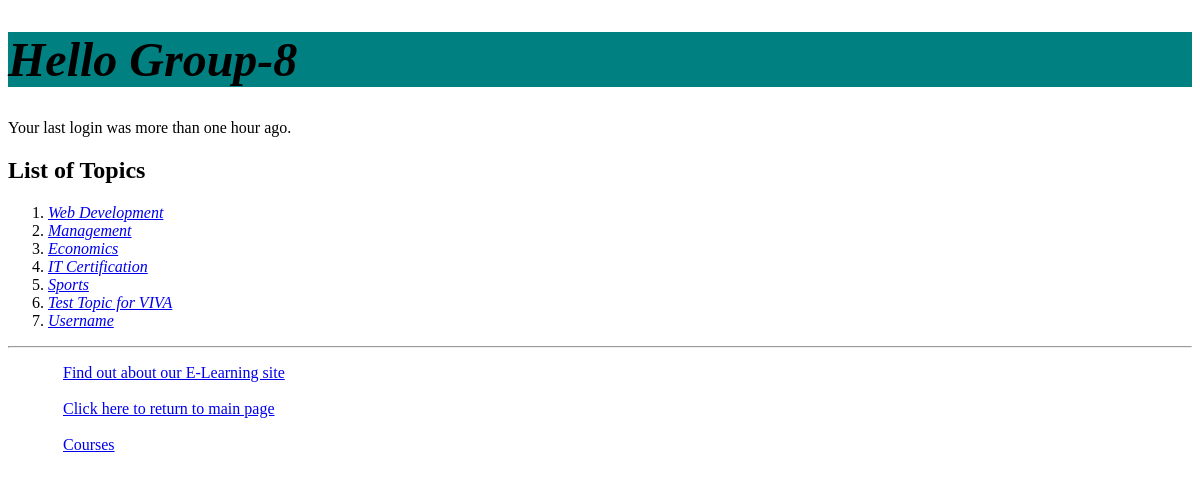
The page /myapp/ on the database its author committed.
### myapp/models.py (models this page shows, shortened)
class Topic(models.Model):
    name = models.CharField(max_length=200)
    category = models.CharField(max_length=20, null=False, blank=False, default='Development')

### myapp/views.py (the view)
# urls.py: path(r'', views.index, name='index'),
def index(request):
    dateTime_var_check = request.session.get('last_login')
    if dateTime_var_check is None:
        dateTime_var = 'Your last login was more than one hour ago.'
        dateTime_var_bool = False
    else:
        dateTime_var = dateTime_var_check
        dateTime_var_bool = True
    top_list = Topic.objects.all().order_by('id')[:10]
    return render(request, 'myapp/index.html', {'top_list': top_list, 'dateTime_var': dateTime_var, 'dateTime_var_bool': dateTime_var_bool})

### myapp/templates/myapp/index.html
{% extends 'myapp/base.html' %}
{% block body_block %}
    {% if dateTime_var_bool == True %}
        <p>
            Last Login @{{ dateTime_var }}
        </p>
        {% else %}
        <p>
            {{ dateTime_var }}
        </p>
    {% endif %}
{% if top_list %}
<h2>List of Topics</h2>
<ol>
    {% for top in top_list %}
    <li><i><a href={% url 'myapp:index' %}{{ top.id }}> {{ top.name}}</a></i> </li>
    {% endfor %}
</ol>
{% else %}
<strong>There are no available topics!</strong>
{% endif %}
{% endblock %}

### rows shown on the page
Topic: name "Web Development"
Topic: name "Management"
Topic: name "Economics"
Topic: name "IT Certification"
Topic: name "Sports"
Topic: name "Test Topic for VIVA"
Topic: name "Username"

### other values the page prints
{{ dateTime_var }} "Your last login was more than one hour ago."
